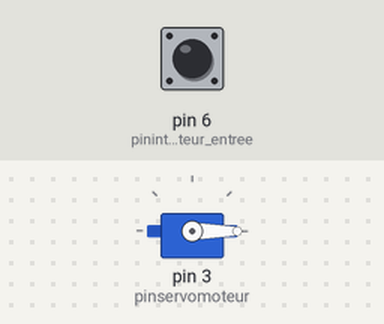
Bench run of a sketch on a simulated Arduino Uno, built with avr-gcc and run on an emulated ATmega328P. Shown: servo. The test bench sets the inputs (shaded band); at power-on: pin 6 (pininterrupteur_entree) LOW.

Above: at 2.8 s.
2.9 s: pin 6 (pininterrupteur_entree) pulled HIGH for 1.2 s
At 4.0 s:
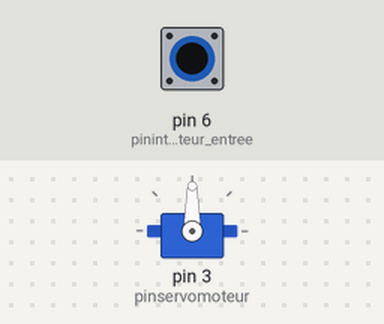
6.5 s: pin 6 (pininterrupteur_entree) pulled HIGH for 3.2 s
At 10.6 s:
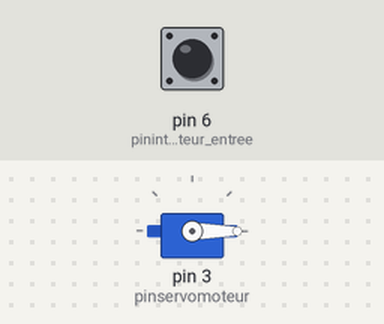
Timing chart, 0 to 12.1 s (numbered marks = the images above; inputs shaded):
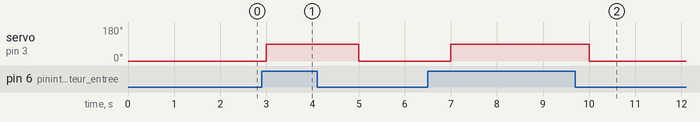

The sketch:

sketch_jan25a.ino
```cpp
#include <Servo.h>

Servo servomoteur;
const int pinservomoteur = 3;
const int pininterrupteur_entree = 6;
const int pininterrupteur_sortie = 9;
bool interrupteurPresse = false;

void setup() {
  Serial.begin(9600);
  servomoteur.attach(pinservomoteur);
  servomoteur.write(0);

  pinMode(pininterrupteur_entree, INPUT);
}

void loop() {

  int etatInterrupteur = digitalRead(pininterrupteur_entree);

  if (etatInterrupteur == HIGH && !interrupteurPresse) {
    // Si le bouton-poussoir est pressé et l'interrupteur n'a pas été déjà pressé
    interrupteurPresse = true;
    servomoteur.write(90);  // Déclenchement au décollage
  } else if (etatInterrupteur == LOW && interrupteurPresse) {
    // Si le bouton-poussoir est relâché et l'interrupteur était pressé précédemment
    interrupteurPresse = false;
    servomoteur.write(0);  // Réinitialisation lorsque le bouton est relâché
  }

  delay(1000);
}
```

Measured:
- after the input at 2.9 s, servo on pin 3 (pinservomoteur): 0° → 90° after 0.10 s, → 0° 2.0 s later
- after the input at 6.5 s, servo on pin 3 (pinservomoteur): 0° → 90° after 0.50 s, → 0° 3.0 s later
